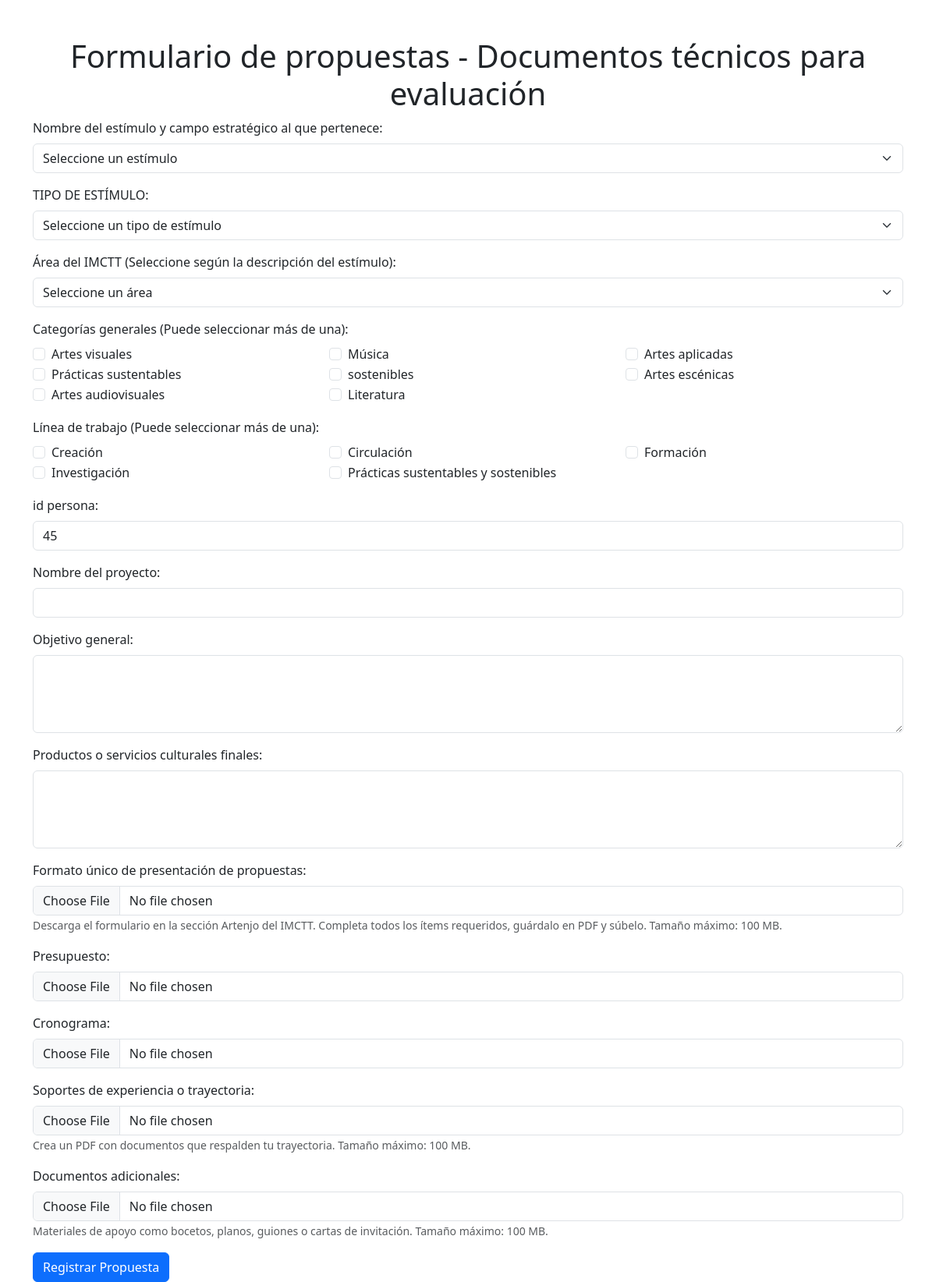
The app's page /proyecto/vista/resgistrousupropuesta.php (signed in) with its own data.
### tables this page shows
CREATE TABLE `categoria` (
  `id_categoria` int(11) NOT NULL,
  `nombreCategoria` varchar(255) NOT NULL
);

CREATE TABLE `subcategoria` (
  `id_sub` int(11) NOT NULL,
  `nombreSub` varchar(255) NOT NULL,
  `id_categoria_fk` int(11) DEFAULT NULL
);

### proyecto/vista/resgistrousupropuesta.php (the view, shortened to what this page needs)
<?php
$conectarDB = new Conexion();
$conn = $conectarDB->get_conexion();
try {
    $query_categorias = "SELECT id_categoria, nombreCategoria FROM categoria";
    $stmt_categorias = $conn->prepare($query_categorias);
    $stmt_categorias->execute();
    $categorias = $stmt_categorias->fetchAll(PDO::FETCH_ASSOC);
    $query_lineas_trabajo = "SELECT *FROM subcategoria";
    $stmt_lineas_trabajo = $conn->prepare($query_lineas_trabajo);
    $stmt_lineas_trabajo->execute();
    $lineas_trabajo = $stmt_lineas_trabajo->fetchAll(PDO::FETCH_ASSOC);
} catch (PDOException $e) {
    die("Error al obtener datos de la base de datos: " . $e->getMessage());
}
?>
<!DOCTYPE html>
<html lang="es">
<head>
    <link href="https://cdn.jsdelivr.net/npm/bootstrap@5.3.0/dist/css/bootstrap.min.css" rel="stylesheet">
</head>
<body>
    <div class="container mt-5">
        <h1 class="text-center">Formulario de propuestas - Documentos técnicos para evaluación</h1>
        <form action="../controlador/crear.php" method="POST" enctype="multipart/form-data">
            <div class="mb-3">
                <label for="tipo_estimulo" class="form-label">Nombre del estímulo y campo estratégico al que pertenece:</label>
                <select class="form-select" id="id_programa_fk" name="id_programa_fk" required>
                    <option value="">Seleccione un estímulo</option>
                </select>
            </div>
            <div class="mb-3">
                <label for="tipo_estimulo" class="form-label">TIPO DE ESTÍMULO:</label>
                <select class="form-select" id="tipo_estimulo" name="tipo_estimulo" required>
                    <option value="">Seleccione un tipo de estímulo</option>
                </select>
            </div>
            <div class="mb-3">
                <label for="area_imctt" class="form-label">Área del IMCTT (Seleccione según la descripción del estímulo):</label>
                <select class="form-select" id="area_imctt" name="area_imctt" required>
                    <option value="">Seleccione un área</option>
                </select>
            </div>
            <div class="mb-3">
                <label class="form-label">Categorías generales (Puede seleccionar más de una):</label>
                <div class="row">
                    <?php foreach ($categorias as $categoria) : ?>
                        <div class="col-md-4">
                            <div class="form-check">
                                <input class="form-check-input" type="checkbox" name="categorias[]"
                                    id="categoria_<?= $categoria['id_categoria'] ?>"
                                    value="<?= htmlspecialchars($categoria['id_categoria']) ?>">
                                <label class="form-check-label" for="categoria_<?= $categoria['id_categoria'] ?>">
                                    <?= htmlspecialchars($categoria['nombreCategoria']) ?>
                                </label>
                            </div>
                        </div>
                    <?php endforeach; ?>
                </div>
            </div>
            <div class="mb-3">
                <label class="form-label">Línea de trabajo (Puede seleccionar más de una):</label>
                <div class="row">
                    <?php foreach ($lineas_trabajo as $linea) : ?>
                        <div class="col-md-4">
                            <div class="form-check">
                                <input class="form-check-input" type="checkbox" name="lineas_trabajo[]"
                                    id="linea_<?= $linea['id_sub'] ?>"
                                    value="<?= htmlspecialchars($linea['id_sub']) ?>">
                                <label class="form-check-label" for="linea_<?= $linea['id_sub'] ?>">
                                    <?= htmlspecialchars($linea['nombreSub']) ?>
                                </label>
                            </div>
                        </div>
                    <?php endforeach; ?>
                </div>
            </div>
            <div class="mb-3">
                <label for="nombre_proyecto" class="form-label">id persona:</label>
                <input type="text" class="form-control" id="id_persona_fk" name="id_persona_fk"  value="<?php echo $_SESSION['ID']?>">
            </div>
            <div class="mb-3">
                <label for="nombre_proyecto" class="form-label">Nombre del proyecto:</label>
                <input type="text" class="form-control" id="titulo" name="titulo" required>
            </div>
            <div class="mb-3">
                <label for="objetivo_general" class="form-label">Objetivo general:</label>
                <textarea class="form-control" id="objetivo_general" name="objetivo_general" required></textarea>
            </div>
            <div class="mb-3">
                <label for="productos" class="form-label">Productos o servicios culturales finales:</label>
                <textarea class="form-control" id="productos" name="productos" required></textarea>
            </div>
            <div class="mb-3">
                <label for="formato_presentacion" class="form-label">Formato único de presentación de propuestas:</label>
                <input type="file" class="form-control" id="formato_presentacion" name="formato_presentacion" accept=".pdf" required>
                <small class="text-muted">Descarga el formulario en la sección Artenjo del IMCTT. Completa todos los ítems requeridos, guárdalo en PDF y súbelo. Tamaño máximo: 100 MB.</small>
            </div>
            <div class="mb-3">
                <label for="presupuesto" class="form-label">Presupuesto:</label>
                <input type="file" class="form-control" id="presupuesto" name="presupuesto" accept=".pdf" required>
            </div>
            <div class="mb-3">
                <label for="cronograma" class="form-label">Cronograma:</label>
                <input type="file" class="form-control" id="cronograma" name="cronograma" accept=".pdf" required>
            </div>
            <div class="mb-3">
                <label for="soportes_experiencia" class="form-label">Soportes de experiencia o trayectoria:</label>
                <input type="file" class="form-control" id="soportes_experiencia" name="soportes_experiencia" accept=".pdf" required>
                <small class="text-muted">Crea un PDF con documentos que respalden tu trayectoria. Tamaño máximo: 100 MB.</small>
            </div>
            <div class="mb-3">
                <label for="documentos_adicionales" class="form-label">Documentos adicionales:</label>
                <input type="file" class="form-control" id="documentos_adicionales" name="documentos_adicionales" accept=".pdf">
                <small class="text-muted">Materiales de apoyo como bocetos, planos, guiones o cartas de invitación. Tamaño máximo: 100 MB.</small>
            </div>
            <button type="submit" class="btn btn-primary">Registrar Propuesta</button>
        </form>
    </div>
</body>
</html>

### proyecto/vista/resgistrousupropuesta.php (style rules this page uses)
textarea.form-control { min-height: 100px; }

### records on screen
categoria: nombreCategoria "Artes visuales"
categoria: nombreCategoria "Música"
categoria: nombreCategoria "Artes aplicadas"
categoria: nombreCategoria "Prácticas sustentables"
categoria: nombreCategoria "sostenibles"
categoria: nombreCategoria "Artes escénicas"
categoria: nombreCategoria "Artes audiovisuales"
categoria: nombreCategoria "Literatura"
subcategoria: nombreSub "Creación"
subcategoria: nombreSub "Circulación"
subcategoria: nombreSub "Formación"
subcategoria: nombreSub "Investigación"
subcategoria: nombreSub "Prácticas sustentables y sostenibles"
